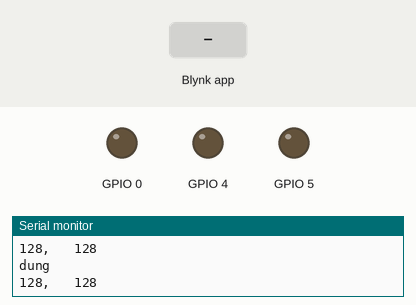
Bench run of a sketch on a simulated ESP8266 (NodeMCU). Shown: output pins drawn as LEDs (lit = HIGH), the last lines printed to the serial monitor. Inputs (shaded band) come from the test bench. WiFi joins after 1.5 s; servers stay silent unless stated.

Above: at 3.0 s.
3.1 s: Blynk app writes 1 to V2
At 4.2 s:
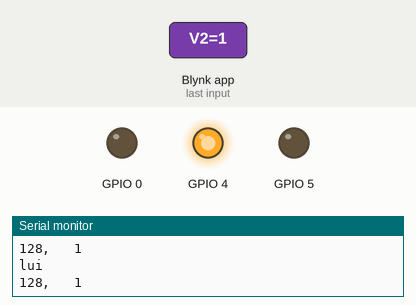
4.6 s: Blynk app writes 200 to V2
At 5.5 s:
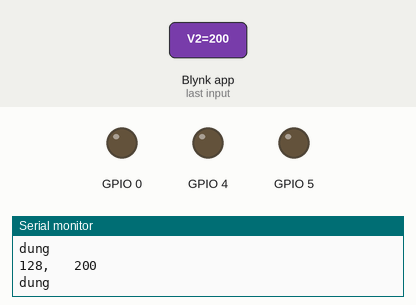
6.1 s: Blynk app writes 1 to V0
At 6.5 s:
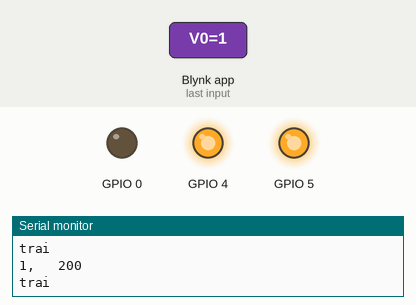
7.6 s: Blynk app writes 200 to V0
At 8.9 s:
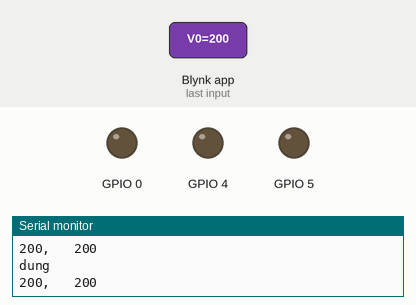
Timing chart, 0 to 10.1 s (numbered marks = the images above; inputs shaded):
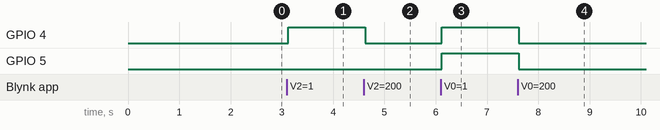

Measured:
- after the input at 3.1 s, GPIO 4: LOW → HIGH at once
- after the input at 4.6 s, GPIO 4: HIGH → LOW at once
- after the input at 6.1 s, GPIO 4, GPIO 5: LOW → HIGH at once
- after the input at 7.6 s, GPIO 4, GPIO 5: HIGH → LOW at once

The sketch:

sketch_aug30a.ino
```cpp
#include <ESP8266WiFi.h>
#include <BlynkSimpleEsp8266.h>
#include <SimpleTimer.h>;

SimpleTimer timer;

// thong tin
char auth[] = "hHcEtg5aFhtb2bmTh5yaqF5EKDv7_27u";
char ssid[] = "PHONG TIN HOC";
char pass[] = "123456789a";

// bien
int x = 128, y = 128;

// nhan gia tri tu blynk
BLYNK_WRITE(V2) {
  y = param.asInt();
}

BLYNK_WRITE(V0) {
  x = param.asInt();
}

void setup()
{
  Serial.begin(9600);
  Blynk.begin(auth, ssid, pass);
  pinMode(5, OUTPUT);
  pinMode(4, OUTPUT);
  pinMode(0, OUTPUT);
  digitalWrite(5, 1);
  digitalWrite(4, 0);
  digitalWrite(0, 1);
}

void loop()
{
  Blynk.run();
  timer.run();
  Serial.print(x);
  Serial.print(",   ");
  Serial.println(y);
  //trai
  if (((37.5 < y) && (y < 218.5))) {
    if ((0 <= x) && (x <= 37.5)) {
      Serial.println("trai");
      digitalWrite(5, 1);
      digitalWrite(4, 1);
      digitalWrite(0, 0);
    }//phai
    else if ((218.5 <= x) && (x <= 255)) {
      Serial.println("phai");
      digitalWrite(5, 0);
      digitalWrite(4, 1);
      digitalWrite(0, 1);
    }
  }//tien
  else if ((37.5 <= x) && (x <= 218.5)) {
    if ((218.5 <= y) && (y <= 255)) {
      Serial.println("tien");
      digitalWrite(5, 1);
      digitalWrite(4, 1);
      digitalWrite(0, 1);
    }//lui
    else if ((0 <= y) && (y <= 37.5)) {
      Serial.println("lui");
      digitalWrite(5, 0);
      digitalWrite(4, 1);
      digitalWrite(0, 0);
    }
  }//dung
  int a = ((37.5 < x && x < 218.5) && (37.5 < y && y < 218.5));
  if (a) {
    Serial.println("dung");
    digitalWrite(5, 0);
    digitalWrite(4, 0);
    digitalWrite(0, 0);
  }
}
```
